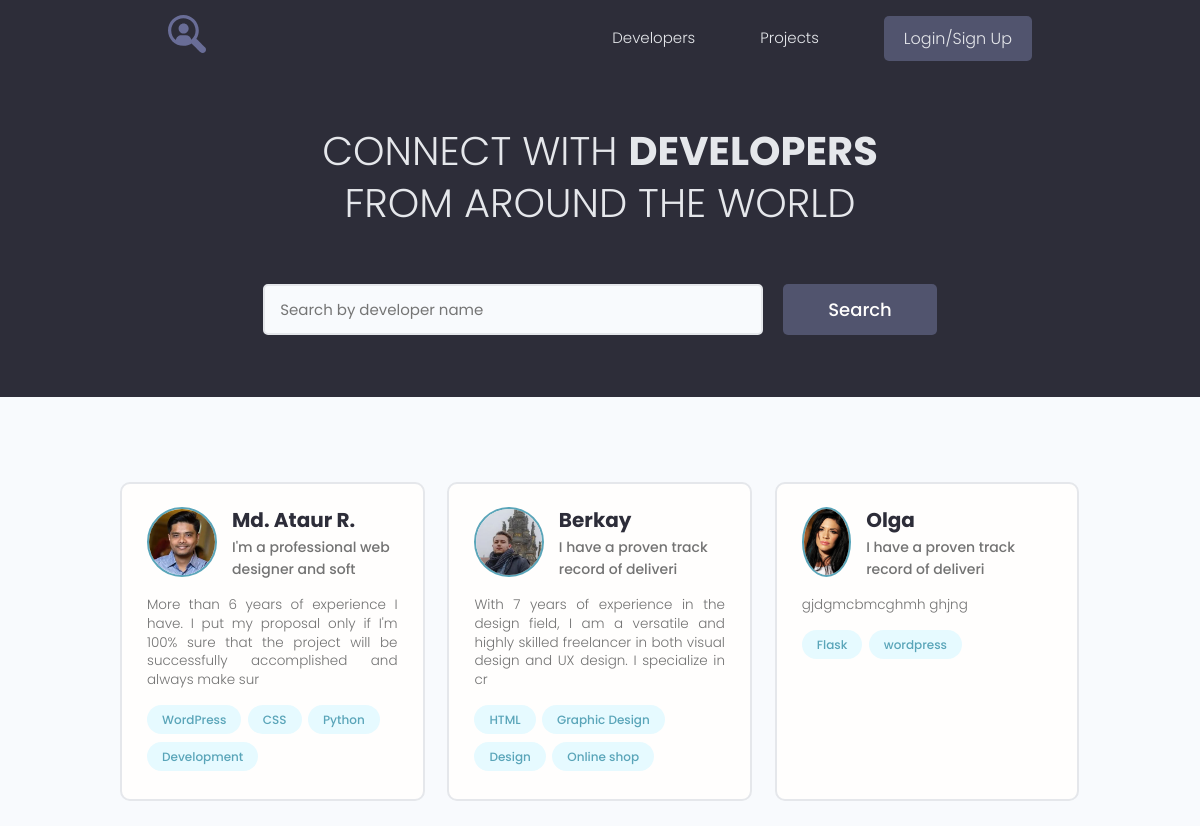
The page / on the database its author committed.
### users/models.py (models this page shows, shortened)
class Profile(models.Model):
    user = models.OneToOneField(User, on_delete=models.CASCADE, null=True, blank=True)
    name = models.CharField(max_length=200, null=True, blank=True)
    email = models.EmailField(max_length=200, null=True, blank=True)
    username = models.CharField(max_length=200, null=True, blank=True)
    short_intro = models.CharField(max_length=200, null=True, blank=True)
    bio = models.TextField(null=True, blank=True)
    profile_image = models.ImageField(upload_to="profiles/", default="profiles/user-default.png")
    profile_youtube = models.ImageField(upload_to="profiles/", default="profiles/user-default.png")
    profile_website = models.ImageField(upload_to="profiles/", default="profiles/user-default.png")
    creates = models.DateTimeField(auto_now_add=True)

class Skil(models.Model):
    owner = models.ForeignKey(Profile, on_delete=models.SET_NULL, null=True, blank=True)
    name = models.CharField(max_length=200, null=True, blank=True)
    description = models.TextField(null=True, blank=True)
    creates = models.DateTimeField(auto_now_add=True)
    def __str__(self):
        return self.name

### users/views.py (the view)
# urls.py: path('', views.profiles, name='profiles'),
def profiles(request):
    prof, search_query = search_profiles(request)
    custom_range, prof = paginate_profiles(request, prof, 3)
    context = {'profiles': prof, 'search_query': search_query, 'custom_range': custom_range}
    return render(request, 'users/index.html', context)

### users/utils.py (called while the page is built)
def paginate_profiles(request, pr, results):
    page = request.GET.get('page')
    paginator = Paginator(pr, results)
    try:
        pr = paginator.page(page)
    except PageNotAnInteger:
        page = 1
        pr = paginator.page(page)
    except EmptyPage:
        page = paginator.num_pages
        pr = paginator.page(page)
    left_index = int(page) - 4
    if left_index < 1:
        left_index = 1
    right_index = int(page) + 5
    if right_index > paginator.num_pages:
        right_index = paginator.num_pages + 1
    custom_range = range(left_index, right_index)
    return custom_range, pr

def search_profiles(request):
    search_query = ""
    if request.GET.get('search_query'):
        search_query = request.GET.get('search_query')
    skills = Skil.objects.filter(name__icontains=search_query)
    prof = Profile.objects.distinct().filter(
        Q(name__icontains=search_query) |
        Q(short_intro__icontains=search_query) |
        Q(skil__in=skills)
    )
    return prof, search_query

### users/templates/users/index.html (shortened to what this page needs)
{%extends 'projects/base.html'%}
{%block content%}
  <main class="home">
    <section class="hero-section text-center">
      <div class="container container--narrow">
        <div class="hero-section__box">
          <h2>CONNECT WITH <span>DEVELOPERS</span></h2>
          <h2>FROM AROUND THE WORLD</h2>
        </div>
        <div class="hero-section__search">
          <form id="search" class="form" action="{%url 'profiles'%}" method="get">
            <div class="form__field">
              <input class="input input--text" id="formInput#search" type="text" name="search_query" value="{{search_query}}"
                placeholder="Search by developer name" />
            </div>
            <input class="btn btn--sub btn--lg" type="submit" value="Search" />
          </form>
        </div>
      </div>
    </section>
    <section class="devlist">
      <div class="container">
        <div class="grid grid--three">
          {% for profile in profiles %}
          <div class="column card">
            <div class="dev">
              <a href="{%url 'user_profile' profile.id%}" class="card__body">
                <div class="dev__profile">
                  <img class="avatar avatar--md" src="{{profile.profile_image.url}}" alt="image" />
                  <div class="dev__meta">
                    <h3>{{profile.name}}</h3>
                    <h5>{{profile.short_intro|slice:"40"}}</h5>
                  </div>
                </div>
                <p class="dev__info">
                  {{profile.bio|slice:"150"}}
                </p>
                <div class="dev__skills">
                {% for skill in profile.skil_set.all|slice:"4" %}
                  <span class="tag tag--pill tag--main">
                    <small>{{skill}}</small>
                  </span>
                {%endfor%}
                </div>
              </a>
            </div>
          </div>
          {%endfor%}
        </div>
      </div>
    </section>
  </main>
{%endblock%}

### projects/static/styles/app.css (style rules this page uses)
:root { --color-sub: #2d2d39; }
.btn--sub { background-color: var(--color-sub-light); }
.card { border: 2px solid var(--color-light); }
img { width: 100%; }
.hero-section { height: 40vh; display: flex; align-items: center; background-color: var(--color-sub); }
.hero-section__box { margin-bottom: 4rem; }
.hero-section__box > h2, .hero-section__box > h2 > span { font-size: 4rem; color: var(--color-light); line-height: 1.3; text-transform: uppercase; }
.hero-section__box > h2 { font-weight: 300; }
.hero-section__box > h2 > span { font-weight: 700; }
.hero-section__search > .form { display: flex; align-items: center; justify-content: center; gap: 2rem; }
.hero-section__search > .form input.input--text { width: 50rem; }
.devlist { margin-top: 8rem; }
.devlist .grid { align-items: stretch; }
.devlist .dev .dev__profile { display: flex; align-items: center; gap: 1.5rem; }
.devlist .dev .dev__meta h3 { color: var(--color-sub); font-size: 2rem; font-weight: 700; }
.devlist .dev .dev__meta h5 { color: var(--color-text); font-size: 1.4rem; font-weight: 500; }
.devlist .dev .dev__info { margin: 1.5rem 0; font-size: 1.35rem; line-height: 1.4; text-align: justify; }

### projects/static/uikit/styles/modules/_variables.css (style rules this page uses)
:root { --color-main: #5aa5b9; --color-main-light: #e6faff; --color-sub: #3f4156; --color-sub-light: #51546e; --color-sub-lighter: #ededfd; --color-text: #737373; --color-gray: #8b8b8b; --color-light: #e5e7eb; --color-light-gray: #767676; --color-bg: #f8fafd; --color-white: #fffefd; --color-white-light: #f3f3f3; --color-success: #359e64; --color-success-bg: #def8e8; --color-error: #fc4b0b; --color-error-bg: #fff2ee; --font-base: 'Poppins', arial, helvetica, 'Segoe UI', roboto, ubuntu, sans-serif; --font-monospace: 'Fira Code', 'Courier New', courier, monospace; --font-regular: 300; --font-medium: 500; --font-bold: 700; --generic-shadow: 1px 1px 5px #00000010; --generic-transition: all 0.3s ease-in-out; }

### projects/static/uikit/styles/modules/_base.css (style rules this page uses)
* { margin: 0; padding: 0; box-sizing: border-box; text-rendering: optimizeLegibility; color: inherit; font-size: inherit; }
html { font-size: 50%; }
@media only screen and (min-width: 480px) { html { font-size: 56.25%; } }
@media only screen and (min-width: 1200px) { html { font-size: 62.5%; } }
body { line-height: 1.6; font-weight: 400; font-size: 1.5rem; color: var(--color-text); background-color: var(--color-bg); min-height: 100vh; }

### projects/static/uikit/styles/modules/_typography.css (style rules this page uses)
* { font-family: var(--font-base); }
h2 { font-size: 3.6rem; font-weight: var(--font-bold); }
h3 { font-size: 3.2rem; font-weight: var(--font-medium); }
h5 { font-size: 2.4rem; font-weight: var(--font-medium); }
h5, h6 { font-weight: var(--font-regular); }
p, span, strong { font-size: 1.6rem; color: var(--color-text); font-weight: var(--font-regular); }
a { padding-bottom: 2px; text-decoration: none; display: inline-block; color: var(--color-main); font-weight: var(--font-medium); }

### projects/static/uikit/styles/modules/_utilities.css (style rules this page uses)
.container { width: 92%; max-width: 165rem; margin: 0 auto; box-sizing: border-box; }
.container--narrow { width: 92%; max-width: 120rem; }
@media screen and (min-width: 1000px) { .container { width: 90%; } }
@media screen and (min-width: 1000px) { .container--narrow { width: 85%; } }
@media screen and (min-width: 1200px) { .container { width: 80%; } }
@media screen and (min-width: 1200px) { .container--narrow { width: 72%; } }
.text-center { text-align: center; }

### projects/static/uikit/styles/modules/_avatar.css (style rules this page uses)
.avatar { border-radius: 50%; border: 2px solid var(--color-main); object-fit: cover; }
.avatar--md { height: 7rem; width: 7rem; }

### projects/static/uikit/styles/modules/_button.css (style rules this page uses)
.btn { display: inline-block; position: relative; cursor: pointer; background-color: var(--color-light); font-weight: var(--font-medium); color: var(--color-sub); text-decoration: none; padding: 1rem 2rem; border-radius: 0.5rem; border: none; width: -webkit-fit-content; width: -moz-fit-content; width: fit-content; height: -webkit-fit-content; height: -moz-fit-content; height: fit-content; font-size: 1.6rem; outline-width: 0; outline-color: transparent; -webkit-backface-visibility: hidden; backface-visibility: hidden; transition: all 0.3s ease-in-out; }
.btn--sub { background-color: var(--color-sub); color: var(--color-white); }
.btn--lg { font-size: 1.8rem; padding: 1.2rem 4.5rem; }

### projects/static/uikit/styles/modules/_card.css (style rules this page uses)
.card { border-radius: 1rem; background-color: var(--color-white); border: 1.5px solid var(--color-light); width: auto; height: auto; margin-top: 0.5rem; margin-bottom: 0.5rem; overflow: hidden; }
.card__body, .card__header { padding: 2rem 2.5rem; }

### rows shown on the page
Profile: profile_image (picture), name "Md. Ataur R.", short_intro "I'm a professional web designer and soft", bio "More than 6 years of experience I have. I put my proposal only if I'm 100% sure that the project will be successfully accomplished and always make sur"
Skil: name "WordPress"
Skil: name "CSS"
Skil: name "Python"
Skil: name "Development"
Profile: profile_image (picture), name "Berkay", short_intro "I have a proven track record of deliveri", bio "With 7 years of experience in the design field, I am a versatile and highly skilled freelancer in both visual design and UX design. I specialize in cr"
Skil: name "HTML"
Skil: name "Graphic Design"
Skil: name "Design"
Skil: name "Online shop"
Profile: profile_image (picture), name "Olga", short_intro "I have a proven track record of deliveri", bio "gjdgmcbmcghmh ghjng"
Skil: name "Flask"
Skil: name "wordpress"
